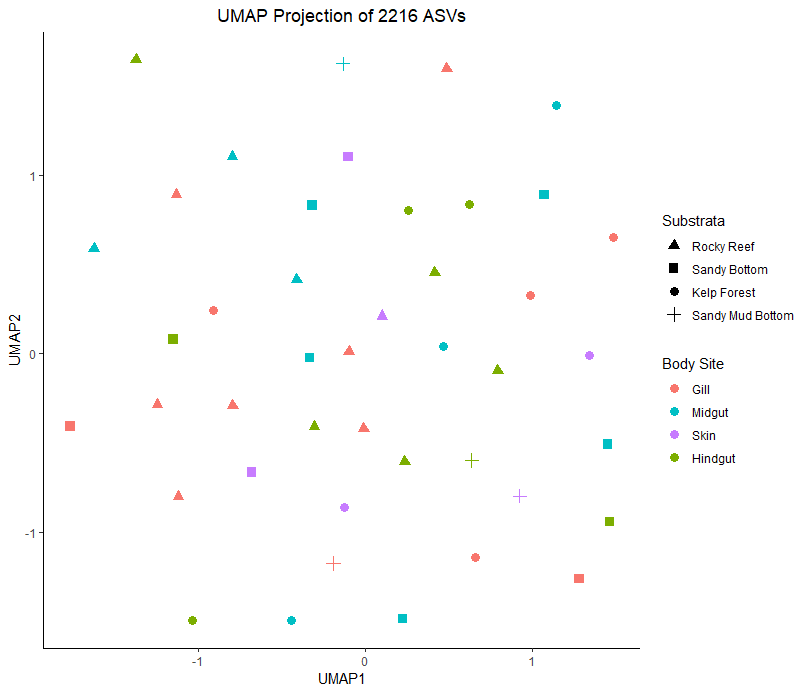

Write R code to recreate this figure.
#Loading libraries
library(tidyverse)
library(umap)
library(RColorBrewer)

#Loading in data
metafp <- "SpinyT3_fish_metadata.txt"
meta <- read_delim(metafp, delim="\t")

otufp <- "feature-table.txt"
otu <- read_delim(file = otufp, delim="\t", skip=1)

#### FILTERING & DATA MANIPULATION #### 

#Processing the otu data frame and filtering it for UMAP
otu_fish <- otu %>% 
  select(where(is.numeric)) %>% 
  t() %>% 
  as.data.frame()

otu_fish$rowsum <- rowSums(otu_fish)

otu_fish <- otu_fish %>% 
  filter(rowsum >= 4395) %>% 
  select(-rowsum) %>% 
  t() %>% 
  as.data.frame()

otu_fish$colsum <- rowSums(otu_fish)

otu_fishy <- otu_fish %>% 
  filter(colsum != 0) %>% 
  select(-colsum) %>% 
  t() %>% 
  as.data.frame()

survivors <- rownames(otu_fishy)

rownames(otu_fishy) <- NULL

#Pruning the metadata file to match our truncated samples

meta_fish <- meta %>% 
  select(where(is.character)) %>%
  filter(X.SampleID %in% survivors) %>% 
  mutate(ID=row_number())
  

#### UMAP GENERATION ####

set.seed(0)

umap_fit_fish <- otu_fishy %>%
  mutate(ID=row_number()) %>% 
  column_to_rownames("ID") %>%
  scale() %>% 
  umap()

# Generating UMAP dataframe by joining it with the metadata
umap_df_fish <- umap_fit_fish$layout %>%
  as.data.frame() %>%
  rename(UMAP1="V1",
         UMAP2="V2") %>%
  mutate(ID=row_number()) %>%
  inner_join(meta_fish, by="ID")

#Plotting UMAP Object
umap_df_fish %>%
  ggplot(aes(x = UMAP1, 
             y = UMAP2,
             color = sample_type,
             shape = substrata_collection)) +
  geom_point(size = 3) +theme(legend.position = c(0.87, 0.87)) +
  theme_classic() +
  scale_color_discrete(name = "Body Site",
                       breaks = unique(umap_df_fish$sample_type),
                       labels = c("Gill", "Midgut", "Skin", "Hindgut")) +
  scale_shape_discrete(name = "Substrata",
                       breaks = unique(umap_df_fish$substrata_collection),
                       labels = c("Rocky Reef", "Sandy Bottom", "Kelp Forest", "Sandy Mud Bottom")) +
  labs(x = "UMAP1",
       y = "UMAP2",
       title = "UMAP Projection of 2216 ASVs") +
  theme(plot.title = element_text(hjust = 0.5)) #+
  #scale_color_brewer(palette = "Set2")
